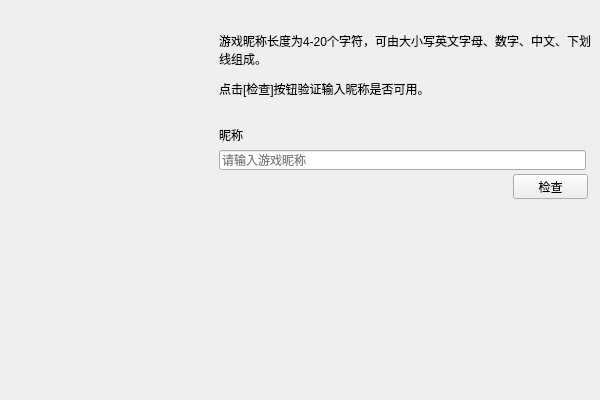
<?xml version="1.0" encoding="UTF-8"?>
<ui version="4.0">
 <class>CharacterCreator_BaseInfoPage</class>
 <widget class="QWizardPage" name="CharacterCreator_BaseInfoPage">
  <property name="geometry">
   <rect>
    <x>0</x>
    <y>0</y>
    <width>600</width>
    <height>400</height>
   </rect>
  </property>
  <property name="minimumSize">
   <size>
    <width>600</width>
    <height>400</height>
   </size>
  </property>
  <property name="maximumSize">
   <size>
    <width>600</width>
    <height>400</height>
   </size>
  </property>
  <property name="windowTitle">
   <string>基本资料</string>
  </property>
  <widget class="QLineEdit" name="txtNickname">
   <property name="geometry">
    <rect>
     <x>219</x>
     <y>150</y>
     <width>367</width>
     <height>20</height>
    </rect>
   </property>
   <property name="sizePolicy">
    <sizepolicy hsizetype="Expanding" vsizetype="Fixed">
     <horstretch>0</horstretch>
     <verstretch>0</verstretch>
    </sizepolicy>
   </property>
   <property name="placeholderText">
    <string>请输入游戏昵称</string>
   </property>
  </widget>
  <widget class="QPushButton" name="btnCheckNickname">
   <property name="geometry">
    <rect>
     <x>513</x>
     <y>174</y>
     <width>75</width>
     <height>25</height>
    </rect>
   </property>
   <property name="sizePolicy">
    <sizepolicy hsizetype="Fixed" vsizetype="Fixed">
     <horstretch>0</horstretch>
     <verstretch>0</verstretch>
    </sizepolicy>
   </property>
   <property name="font">
    <font>
     <family>微软雅黑</family>
    </font>
   </property>
   <property name="text">
    <string>检查</string>
   </property>
  </widget>
  <widget class="QLabel" name="label_3">
   <property name="geometry">
    <rect>
     <x>219</x>
     <y>126</y>
     <width>48</width>
     <height>17</height>
    </rect>
   </property>
   <property name="sizePolicy">
    <sizepolicy hsizetype="Fixed" vsizetype="Fixed">
     <horstretch>0</horstretch>
     <verstretch>0</verstretch>
    </sizepolicy>
   </property>
   <property name="font">
    <font>
     <family>微软雅黑</family>
    </font>
   </property>
   <property name="text">
    <string>昵称</string>
   </property>
  </widget>
  <widget class="QLabel" name="label">
   <property name="geometry">
    <rect>
     <x>219</x>
     <y>30</y>
     <width>373</width>
     <height>70</height>
    </rect>
   </property>
   <property name="font">
    <font>
     <pointsize>9</pointsize>
     <stylestrategy>PreferAntialias</stylestrategy>
     <kerning>true</kerning>
    </font>
   </property>
   <property name="text">
    <string>&lt;html&gt;&lt;head/&gt;&lt;body&gt;&lt;p&gt;游戏昵称长度为4-20个字符，可由大小写英文字母、数字、中文、下划线组成。&lt;/p&gt;&lt;p&gt;点击[检查]按钮验证输入昵称是否可用。&lt;/p&gt;&lt;/body&gt;&lt;/html&gt;</string>
   </property>
   <property name="textFormat">
    <enum>Qt::AutoText</enum>
   </property>
   <property name="wordWrap">
    <bool>true</bool>
   </property>
  </widget>
 </widget>
 <resources>
  <include location="coeus_client_qt.qrc"/>
 </resources>
 <connections/>
</ui>
